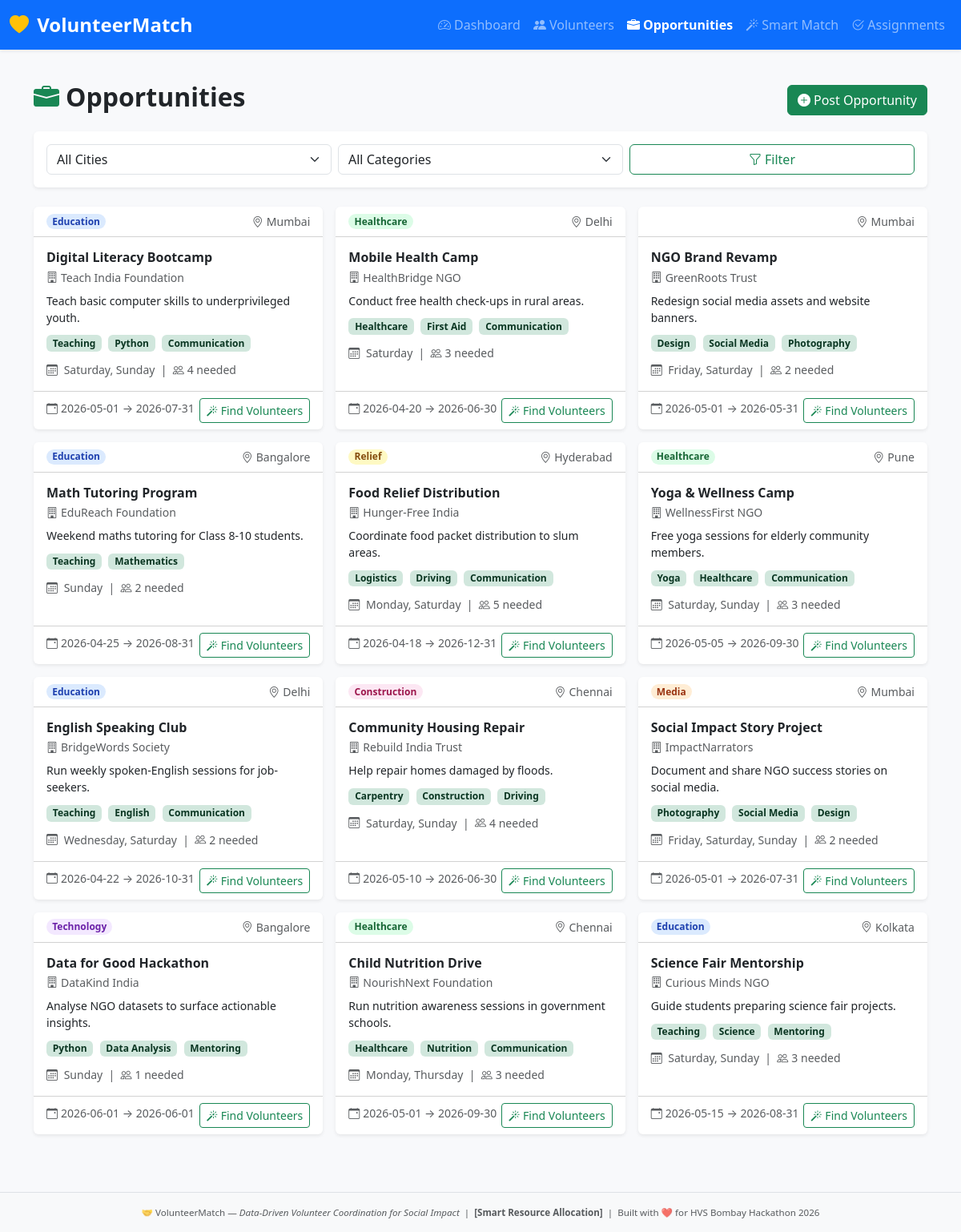
The page /opportunities on the database its author committed.
### tables this page shows
CREATE TABLE opportunities (
            id           INTEGER PRIMARY KEY AUTOINCREMENT,
            title        TEXT NOT NULL,
            organization TEXT NOT NULL,
            city         TEXT NOT NULL,
            category     TEXT NOT NULL,
            description  TEXT,
            required_skills TEXT NOT NULL,  -- comma-separated
            schedule     TEXT NOT NULL,     -- JSON array of weekday names
            volunteers_needed INTEGER DEFAULT 1,
            start_date   TEXT,
            end_date     TEXT,
            created_at   DATETIME DEFAULT CURRENT_TIMESTAMP,
            active       INTEGER DEFAULT 1
        );

### app.py (the view)
@app.route("/opportunities")
def opportunities():
    conn = get_db()
    city_filter = request.args.get("city", "")
    cat_filter  = request.args.get("category", "")
    query  = "SELECT * FROM opportunities WHERE active=1"
    params = []
    if city_filter:
        query += " AND city=?"; params.append(city_filter)
    if cat_filter:
        query += " AND category=?"; params.append(cat_filter)
    query += " ORDER BY created_at DESC"
    opps       = conn.execute(query, params).fetchall()
    cities     = conn.execute("SELECT DISTINCT city FROM opportunities ORDER BY city").fetchall()
    categories = conn.execute("SELECT DISTINCT category FROM opportunities ORDER BY category").fetchall()
    conn.close()
    return render_template("opportunities.html", opportunities=opps, cities=cities,
                           categories=categories, city_filter=city_filter, cat_filter=cat_filter)

### database.py (called while the page is built)
def get_db():
    conn = sqlite3.connect(DB_PATH)
    conn.row_factory = sqlite3.Row
    conn.execute("PRAGMA foreign_keys = ON")
    return conn

### templates/opportunities.html (shortened to what this page needs)
{% extends "base.html" %}
{% block content %}
<div class="container py-4">
  <div class="d-flex justify-content-between align-items-center mb-3">
    <h2 class="fw-bold"><i class="bi bi-briefcase-fill text-success me-2"></i>Opportunities</h2>
    <a href="/opportunities/add" class="btn btn-success">
      <i class="bi bi-plus-circle-fill me-1"></i>Post Opportunity
    </a>
  </div>
  <div class="card border-0 shadow-sm mb-4">
    <div class="card-body">
      <form class="row g-2" method="GET">
        <div class="col-sm-4">
          <select name="city" class="form-select">
            <option value="">All Cities</option>
          </select>
        </div>
        <div class="col-sm-4">
          <select name="category" class="form-select">
            <option value="">All Categories</option>
          </select>
        </div>
        <div class="col-sm-4">
          <button type="submit" class="btn btn-outline-success w-100">
            <i class="bi bi-funnel me-1"></i>Filter
          </button>
        </div>
      </form>
    </div>
  </div>
  <div class="row g-3">
    {% for o in opportunities %}
    <div class="col-md-6 col-lg-4">
      <div class="card opp-card border-0 shadow-sm h-100">
        <div class="card-header bg-transparent d-flex justify-content-between align-items-center">
          <span class="badge cat-badge cat-{{ o.category|lower|replace(' ','-') }}">{{ o.category }}</span>
          <small class="text-muted"><i class="bi bi-geo-alt me-1"></i>{{ o.city }}</small>
        </div>
        <div class="card-body">
          <h6 class="fw-bold mb-1">{{ o.title }}</h6>
          <p class="small text-muted mb-2">
            <i class="bi bi-building me-1"></i>{{ o.organization }}
          </p>
          <p class="small mb-2">{{ o.description[:100] ~ '…' if o.description|length > 100 else o.description }}</p>
          <div class="mb-2">
            {% for skill in o.required_skills.split(',') %}
            <span class="badge bg-success-subtle text-success-emphasis me-1 mb-1">{{ skill.strip() }}</span>
            {% endfor %}
          </div>
          <div class="small text-muted">
            <i class="bi bi-calendar3 me-1"></i>
            {% set sched = o.schedule | from_json %}
            {{ sched | join(', ') }}
            &nbsp;|&nbsp;
            <i class="bi bi-people me-1"></i>{{ o.volunteers_needed }} needed
          </div>
        </div>
        <div class="card-footer bg-transparent">
          {% if o.start_date %}
          <small class="text-muted">
            <i class="bi bi-calendar-event me-1"></i>{{ o.start_date }} → {{ o.end_date or '—' }}
          </small>
          {% endif %}
          <a href="/match?opp={{ o.id }}" class="btn btn-sm btn-outline-success float-end">
            <i class="bi bi-magic me-1"></i>Find Volunteers
          </a>
        </div>
      </div>
    </div>
    {% else %}
    <div class="col-12 text-center text-muted py-5">
      <i class="bi bi-briefcase fs-1 d-block mb-2"></i>No opportunities found.
    </div>
    {% endfor %}
  </div>
</div>
{% endblock %}

### static/css/style.css (style rules this page uses)
:root { --vm-primary: #2563eb; --vm-success: #16a34a; --vm-warning: #d97706; }
body { background-color: #f8f9fb; font-family: 'Segoe UI', system-ui, -apple-system, sans-serif; }
.volunteer-card, .opp-card, .match-card { transition: transform .2s, box-shadow .2s; }
.cat-badge { font-size: .75rem; padding: .3em .6em; border-radius: 30px; }
.cat-education { background: #dbeafe; color: #1e40af; }
.cat-healthcare { background: #dcfce7; color: #166534; }
.cat-relief { background: #fef9c3; color: #854d0e; }
.cat-construction { background: #fce7f3; color: #9d174d; }
.cat-technology { background: #f3e8ff; color: #6b21a8; }
.cat-media { background: #ffedd5; color: #9a3412; }

### rows shown on the page
opportunities: category "Education", city "Mumbai", title "Digital Literacy Bootcamp", organization "Teach India Foundation", description "Teach basic computer skills to underprivileged youth.", strip "Teaching" "Python" "Communication", sched "Saturday, Sunday", volunteers_needed "4", start_date "2026-05-01", end_date "2026-07-31"
opportunities: category "Healthcare", city "Delhi", title "Mobile Health Camp", organization "HealthBridge NGO", description "Conduct free health check-ups in rural areas.", strip "Healthcare" "First Aid" "Communication", sched "Saturday", volunteers_needed "3", start_date "2026-04-20", end_date "2026-06-30"
opportunities: city "Mumbai", title "NGO Brand Revamp", organization "GreenRoots Trust", description "Redesign social media assets and website banners.", strip "Design" "Social Media" "Photography", sched "Friday, Saturday", volunteers_needed "2", start_date "2026-05-01", end_date "2026-05-31"
opportunities: category "Education", city "Bangalore", title "Math Tutoring Program", organization "EduReach Foundation", description "Weekend maths tutoring for Class 8-10 students.", strip "Teaching" "Mathematics", sched "Sunday", volunteers_needed "2", start_date "2026-04-25", end_date "2026-08-31"
opportunities: category "Relief", city "Hyderabad", title "Food Relief Distribution", organization "Hunger-Free India", description "Coordinate food packet distribution to slum areas.", strip "Logistics" "Driving" "Communication", sched "Monday, Saturday", volunteers_needed "5", start_date "2026-04-18", end_date "2026-12-31"
opportunities: category "Healthcare", city "Pune", title "Yoga & Wellness Camp", organization "WellnessFirst NGO", description "Free yoga sessions for elderly community members.", strip "Yoga" "Healthcare" "Communication", sched "Saturday, Sunday", volunteers_needed "3", start_date "2026-05-05", end_date "2026-09-30"
opportunities: category "Education", city "Delhi", title "English Speaking Club", organization "BridgeWords Society", description "Run weekly spoken-English sessions for job-seekers.", strip "Teaching" "English" "Communication", sched "Wednesday, Saturday", volunteers_needed "2", start_date "2026-04-22", end_date "2026-10-31"
opportunities: category "Construction", city "Chennai", title "Community Housing Repair", organization "Rebuild India Trust", description "Help repair homes damaged by floods.", strip "Carpentry" "Construction" "Driving", sched "Saturday, Sunday", volunteers_needed "4", start_date "2026-05-10", end_date "2026-06-30"
opportunities: category "Media", city "Mumbai", title "Social Impact Story Project", organization "ImpactNarrators", description "Document and share NGO success stories on social media.", strip "Photography" "Social Media" "Design", sched "Friday, Saturday, Sunday", volunteers_needed "2", start_date "2026-05-01", end_date "2026-07-31"
opportunities: category "Technology", city "Bangalore", title "Data for Good Hackathon", organization "DataKind India", description "Analyse NGO datasets to surface actionable insights.", strip "Python" "Data Analysis" "Mentoring", sched "Sunday", volunteers_needed "1", start_date "2026-06-01", end_date "2026-06-01"
opportunities: category "Healthcare", city "Chennai", title "Child Nutrition Drive", organization "NourishNext Foundation", description "Run nutrition awareness sessions in government schools.", strip "Healthcare" "Nutrition" "Communication", sched "Monday, Thursday", volunteers_needed "3", start_date "2026-05-01", end_date "2026-09-30"
opportunities: category "Education", city "Kolkata", title "Science Fair Mentorship", organization "Curious Minds NGO", description "Guide students preparing science fair projects.", strip "Teaching" "Science" "Mentoring", sched "Saturday, Sunday", volunteers_needed "3", start_date "2026-05-15", end_date "2026-08-31"
